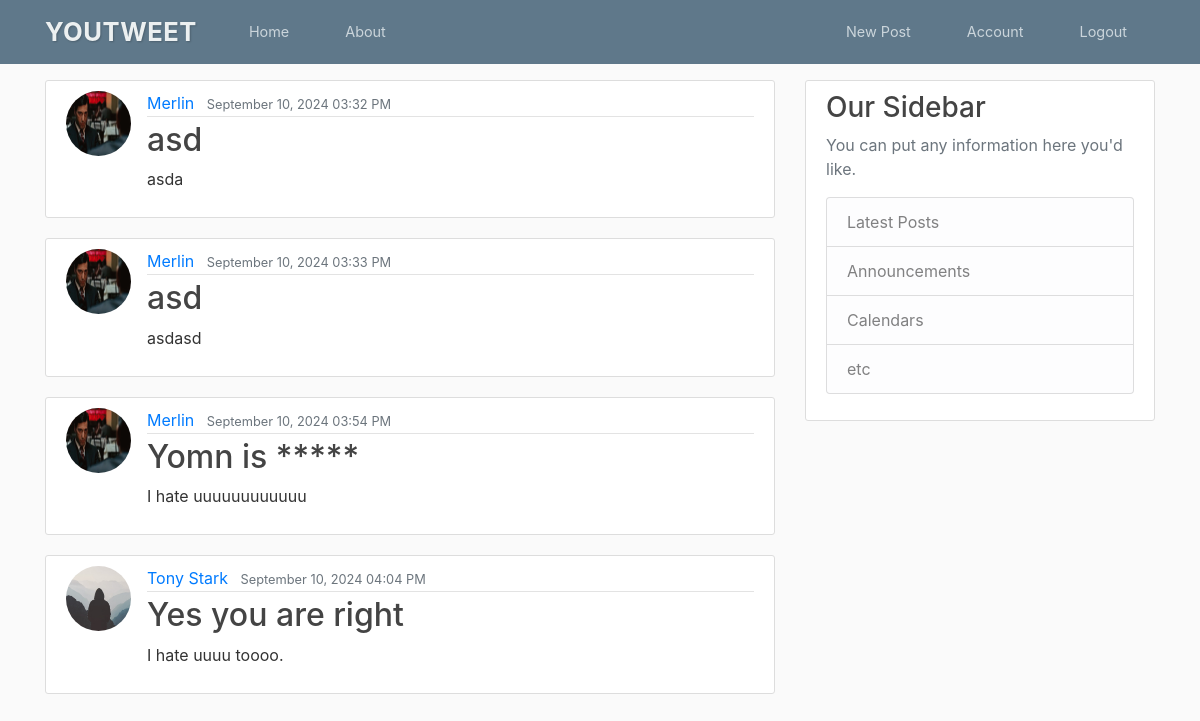
Screenshot of /home (signed in) with the database file from the repository.
### youtweet/models.py (models this page shows, shortened)
class Post(db.Model):
    id = db.Column(db.Integer, primary_key=True)
    title = db.Column(db.String(100), nullable=False)
    date_posted = db.Column(db.DateTime, nullable=False, default=datetime.utcnow)
    content = db.Column(db.Text, nullable=False)
    user_id = db.Column(db.Integer, db.ForeignKey('user.id'), nullable=False)

class User(db.Model, UserMixin):
    id = db.Column(db.Integer, primary_key=True)
    username = db.Column(db.String(20), unique=True, nullable=False)
    email = db.Column(db.String(120), unique=True, nullable=False)
    image_file = db.Column(db.String(20), nullable=False, default='default.jpg')
    password = db.Column(db.String(60), nullable=False)
    posts = db.relationship('Post', backref='author', lazy=True)

### youtweet/routes.py (the view)
@app.route('/', methods=['GET', 'POST'])
@app.route('/home',  methods=['GET', 'POST'])
def home():
    posts = Post.query.all()
    return render_template('home.html', posts=posts)

### youtweet/models.py (called while the page is built)
@login_manager.user_loader
def load_user(user_id):
    return User.query.get(int(user_id))

### youtweet/templates/home.html
{% extends "layout.html" %}
{% block content %}
    {% for post in posts %}
        <article class="media content-section">
          <img class="rounded-circle article-img" src="{{ url_for('static', filename='profile_pics/' + post.author.image_file) }}">
          <div class="media-body">
            <div class="article-metadata">
              <a class="mr-2" href="#">{{ post.author.username }}</a>
              <small class="text-muted">{{ post.date_posted.strftime('%B %d, %Y %I:%M %p') }}</small>
            </div>
            <h2><a class="article-title" href="#">{{ post.title }}</a></h2>
            <p class="article-content">{{ post.content }}</p>
          </div>
        </article>
    {% endfor %}
{% endblock content %}

### youtweet/static/main.css (style rules this page uses)
body { background: #fafafa; color: #333333; margin-top: 5rem; }
h1, h2, h3, h4, h5, h6 { color: #444444; }
.content-section { background: #ffffff; padding: 10px 20px; border: 1px solid #dddddd; border-radius: 3px; margin-bottom: 20px; }
.article-title { color: #444444; }
.article-content { white-space: pre-line; }
.article-img { height: 65px; width: 65px; margin-right: 16px; }
.article-metadata { padding-bottom: 1px; margin-bottom: 4px; border-bottom: 1px solid #e3e3e3 }

### rows the page displays
Post: image_file (picture), author.username "Merlin", date_posted "September 10, 2024 03:32 PM", title "asd", content "asda"
Post: image_file (picture), author.username "Merlin", date_posted "September 10, 2024 03:33 PM", title "asd", content "asdasd"
Post: image_file (picture), author.username "Merlin", date_posted "September 10, 2024 03:54 PM", title "Yomn is *****", content "I hate uuuuuuuuuuuu"
Post: image_file (placeholder picture), author.username "Tony Stark", date_posted "September 10, 2024 04:04 PM", title "Yes you are right", content "I hate uuuu toooo."
